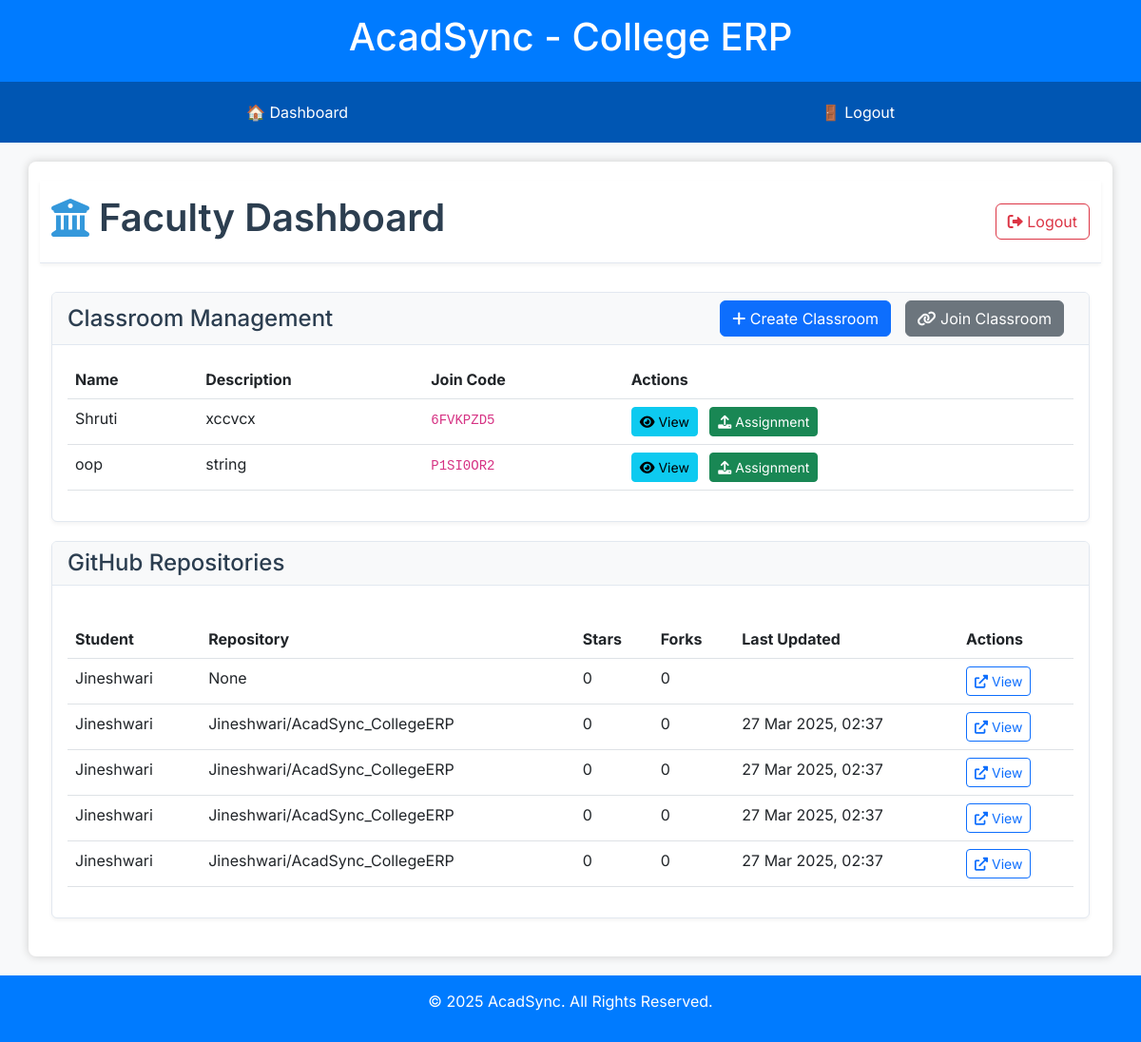
Page /faculty/dashboard/ (signed in) on the committed database.
### student/models.py (models this page shows, shortened)
class GitHubSubmission(models.Model):
    student = models.ForeignKey(settings.AUTH_USER_MODEL, on_delete=models.CASCADE)
    repo_url = models.URLField()
    repo_name = models.CharField(max_length=255, blank=True, null=True)
    description = models.TextField(blank=True, null=True)
    stars = models.IntegerField(default=0)
    forks = models.IntegerField(default=0)
    last_updated = models.DateTimeField(blank=True, null=True)
    local_path = models.CharField(max_length=500, blank=True, null=True)
    submitted_at = models.DateTimeField(auto_now_add=True)

### accounts/models.py (models this page shows, shortened)
class User(AbstractUser):  # Custom user model
    ROLE_CHOICES = (
        ('faculty', 'Faculty'),
        ('student', 'Student'),
    )
    username = models.CharField(max_length=150, unique=True)
    email = models.EmailField(unique=True)
    password = models.CharField(max_length=128)
    role = models.CharField(max_length=10, choices=ROLE_CHOICES)
    first_name = models.CharField(max_length=50)
    last_name = models.CharField(max_length=50)
    phone = models.CharField(max_length=15, blank=True, null=True)
    profile_photo = models.ImageField(upload_to='profile_photos/', blank=True, null=True)

### faculty/views.py (the view)
# urls.py: path('dashboard/', views.faculty_dashboard, name='faculty_dashboard'),
@login_required
def faculty_dashboard(request):
    faculty_classrooms = Classroom.objects.filter(faculty=request.user)
    assignments = Assignment.objects.filter(classroom__in=faculty_classrooms)
    submissions = Submission.objects.filter(assignment__in=assignments)
    github_submissions = GitHubSubmission.objects.filter(student__in=submissions.values('student'))
    for submission in github_submissions:
        if submission.repo_url:
            submission.github_username = submission.repo_url.strip('/').split('/')[-2]
    context = {
        'classrooms': faculty_classrooms,
        'assignments': assignments,
        'submissions': submissions,
        'github_submissions': github_submissions,
    }
    return render(request, 'faculty/dashboard.html', context)

### faculty/templates/faculty/dashboard.html (shortened to what this page needs)
{% extends 'base.html' %}
{% block content %}
<!DOCTYPE html>
<html lang="en">
<head>
    <link href="https://cdn.jsdelivr.net/npm/bootstrap@5.2.3/dist/css/bootstrap.min.css" rel="stylesheet">
    <link href="https://cdnjs.cloudflare.com/ajax/libs/font-awesome/6.0.0-beta3/css/all.min.css" rel="stylesheet">
</head>
<body>
    <div class="container-fluid">
        <header class="dashboard-header row align-items-center">
            <div class="col-md-6">
                <h1 class="dashboard-title">
                    <i class="fas fa-university"></i> Faculty Dashboard
                </h1>
            </div>
            <div class="col-md-6 text-end">
                <a href="{% url 'logout' %}" class="btn btn-outline-danger">
                    <i class="fas fa-sign-out-alt"></i> Logout
                </a>
            </div>
        </header>
        <div class="row">
            <div class="col-12">
                <div class="card">
                    <div class="card-header">
                        <h4 class="mb-0">Classroom Management</h4>
                        <div>
                            <button class="btn btn-primary btn-action" onclick="openModal('create-classroom-modal')">
                                <i class="fas fa-plus"></i> Create Classroom
                            </button>
                            <button class="btn btn-secondary btn-action" onclick="openModal('join-classroom-modal')">
                                <i class="fas fa-link"></i> Join Classroom
                            </button>
                        </div>
                    </div>
                    <div class="card-body">
                        <div id="classroom-list">
                        </div>
                    </div>
                </div>
            </div>
        </div>
        <div class="row">
            <div class="col-12">
                <div class="card">
                    <div class="card-header">
                        <h4 class="mb-0">GitHub Repositories</h4>
                    </div>
                    <div class="card-body">
                        {% if github_submissions %}
                            <div class="table-responsive">
                                <table class="table table-hover">
                                    <thead>
                                        <tr>
                                            <th>Student</th>
                                            <th>Repository</th>
                                            <th>Stars</th>
                                            <th>Forks</th>
                                            <th>Last Updated</th>
                                            <th>Actions</th>
                                        </tr>
                                    </thead>
                                    <tbody>
                                        {% for submission in github_submissions %}
                                            <tr>
                                                <td>{{ submission.student.username }}</td>
                                                <td>{{ submission.repo_name }}</td>
                                                <td>{{ submission.stars }}</td>
                                                <td>{{ submission.forks }}</td>
                                                <td>{{ submission.last_updated|date:"d M Y, H:i" }}</td>
                                                <td>
                                                    <a href="{{ submission.repo_url }}" target="_blank" class="btn btn-sm btn-outline-primary">
                                                        <i class="fas fa-external-link-alt"></i> View
                                                    </a>
                                                </td>
                                            </tr>
                                        {% endfor %}
                                    </tbody>
                                </table>
                            </div>
                        {% else %}
                            <p class="text-muted">No GitHub repositories submitted yet.</p>
                        {% endif %}
                    </div>
                </div>
            </div>
        </div>
    </div>
</body>
</html>
{% endblock %}

### faculty/templates/base.html (style rules this page uses)
body { font-family: Arial, sans-serif; margin: 0; padding: 0; background: #f4f4f4; color: #333; }
header { background: #007bff; color: #fff; padding: 15px; text-align: center; }

### faculty/templates/faculty/dashboard.html (style rules this page uses)
:root { --primary-color: #2c3e50; --secondary-color: #34495e; --accent-color: #3498db; --light-gray: #f8f9fa; --border-color: #e2e8f0; }
body { font-family: 'Inter', sans-serif; background-color: var(--light-gray); color: var(--primary-color); }
.dashboard-header { background-color: white; box-shadow: 0 2px 4px rgba(0,0,0,0.05); padding: 15px 0; margin-bottom: 30px; border-bottom: 1px solid var(--border-color); }
.dashboard-title { font-weight: 600; color: var(--primary-color); display: flex; align-items: center; }
.dashboard-title i { margin-right: 10px; color: var(--accent-color); }
.card { border: 1px solid var(--border-color); border-radius: 6px; margin-bottom: 20px; box-shadow: 0 2px 4px rgba(0,0,0,0.05); }
.card-header { background-color: var(--light-gray); border-bottom: 1px solid var(--border-color); display: flex; justify-content: space-between; align-items: center; }
.table-responsive { margin-top: 20px; }
.btn-action { margin-right: 10px; }

### rows in the picture
GitHubSubmission: student.username "Jineshwari", repo_name "None", stars "0", forks "0"
GitHubSubmission: student.username "Jineshwari", repo_name "Jineshwari/AcadSync_CollegeERP", stars "0", forks "0", last_updated "27 Mar 2025, 02:37"
GitHubSubmission: student.username "Jineshwari", repo_name "Jineshwari/AcadSync_CollegeERP", stars "0", forks "0", last_updated "27 Mar 2025, 02:37"
GitHubSubmission: student.username "Jineshwari", repo_name "Jineshwari/AcadSync_CollegeERP", stars "0", forks "0", last_updated "27 Mar 2025, 02:37"
GitHubSubmission: student.username "Jineshwari", repo_name "Jineshwari/AcadSync_CollegeERP", stars "0", forks "0", last_updated "27 Mar 2025, 02:37"
